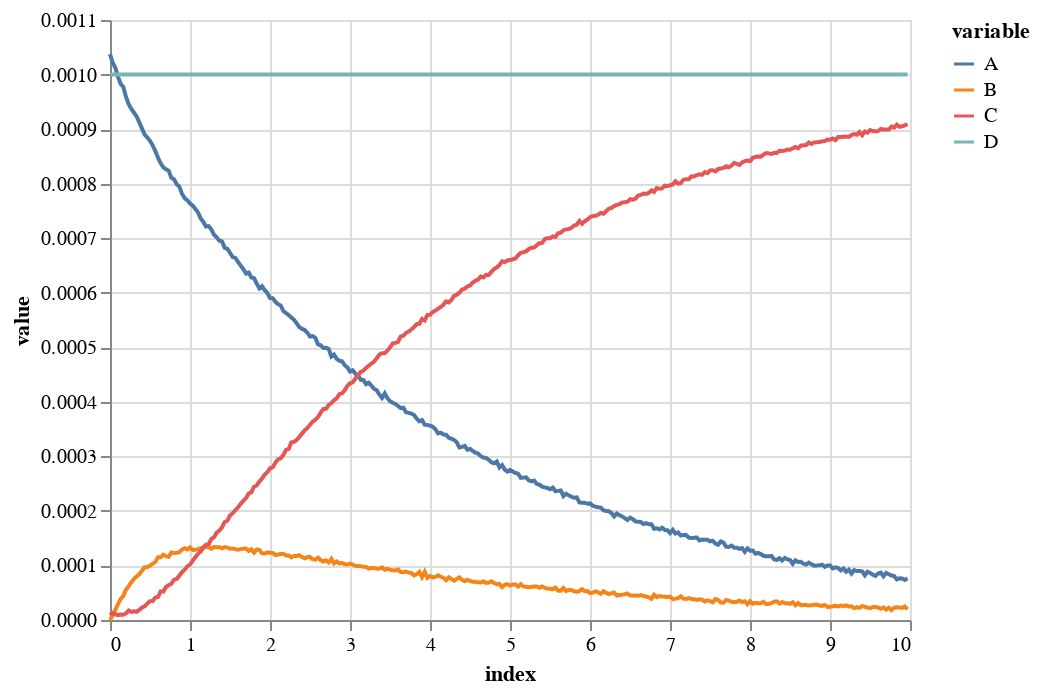

This figure's notebook cell:
### Code cell
alt.Chart(Cdfg).mark_line().encode(
  alt.X('index:Q'),
  alt.Y('value:Q'),
  alt.Color('variable:N')
)

### Figure 1 — Vega-Lite specification as saved in the notebook (floating-point values rounded to 4 significant figures; data arrays with more than 128 entries replaced by an {"elided": "..."} marker saying what was removed)
{"config": {"view": {"continuousWidth": 400, "continuousHeight": 300}}, "data": {"name": "data-dcd181c9bb798f508bf9e460701f487a"}, "mark": "line", "encoding": {"color": {"type": "nominal", "field": "variable"}, "x": {"type": "quantitative", "field": "index"}, "y": {"type": "quantitative", "field": "value"}}, "$schema": "https://vega.github.io/schema/vega-lite/v4.8.1.json", "datasets": {"data-dcd181c9bb798f508bf9e460701f487a": {"elided": "1200 records"}}}
